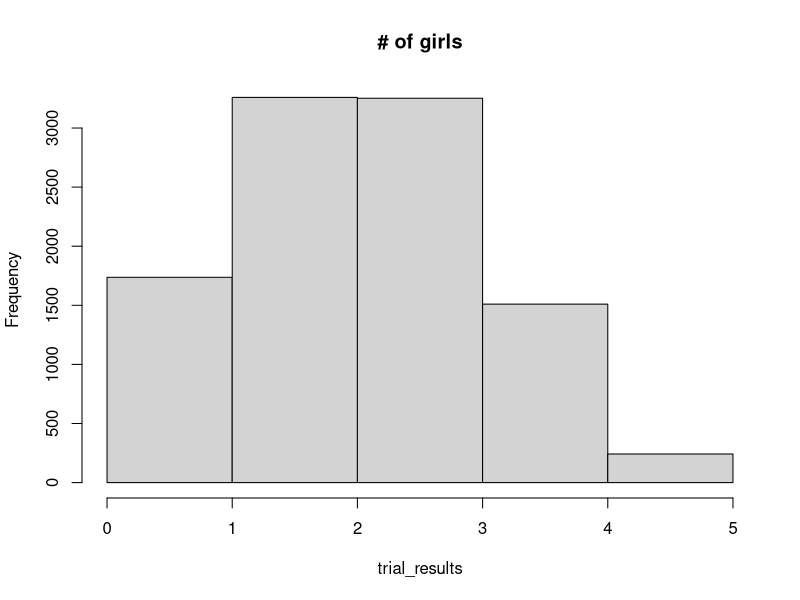

Write the R code that produced this figure.
## ---- chunk 1
N <- 10000
trial_results <- numeric(N)

# Constitute the set of 25 girls and 25 boys.
whole_class <- rep(c('girl', 'boy'), c(25, 25))

# Repeat the following steps N times.
for (i in 1:N) {

    # Shuffle the numbers
    shuffled <- sample(whole_class)

    # Take the first 5 numbers, call them c.
    c <- shuffled[1:5]

    # Count how many girls there are, put the result in d.
    d <- sum(c == 'girl')

    # Keep track of each trial result in z.
    trial_results[i] <- d

    # End the experiment, go back and repeat until all 1000 trials are
    # complete.
}

# Count the number of times we got four girls, put the result in k.
k <- sum(trial_results == 4)

# Convert to a proportion.
kk <- k / N

# Print the result.
message(kk)
## ---- chunk 2
# Do histogram, with one bin for each possible number.
hist(trial_results, breaks=0:max(trial_results), main='# of girls')
